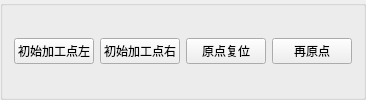
                <widget class="QGroupBox" name="groupBox_14">
                 <property name="styleSheet">
                  <string notr="true"/>
                 </property>
                 <property name="title">
                  <string/>
                 </property>
                 <layout class="QGridLayout" name="gridLayout_23">
                  <item row="0" column="0">
                   <widget class="QPushButton" name="pushButton_35">
                    <property name="minimumSize">
                     <size>
                      <width>0</width>
                      <height>20</height>
                     </size>
                    </property>
                    <property name="text">
                     <string>初始加工点左</string>
                    </property>
                   </widget>
                  </item>
                  <item row="0" column="1">
                   <widget class="QPushButton" name="pushButton_36">
                    <property name="minimumSize">
                     <size>
                      <width>80</width>
                      <height>20</height>
                     </size>
                    </property>
                    <property name="text">
                     <string>初始加工点右</string>
                    </property>
                   </widget>
                  </item>
                  <item row="0" column="2">
                   <widget class="QPushButton" name="pushButton_37">
                    <property name="minimumSize">
                     <size>
                      <width>0</width>
                      <height>20</height>
                     </size>
                    </property>
                    <property name="text">
                     <string>原点复位</string>
                    </property>
                   </widget>
                  </item>
                  <item row="0" column="3">
                   <widget class="QPushButton" name="pushButton_38">
                    <property name="minimumSize">
                     <size>
                      <width>0</width>
                      <height>20</height>
                     </size>
                    </property>
                    <property name="text">
                     <string>再原点</string>
                    </property>
                   </widget>
                  </item>
                 </layout>
                </widget>
